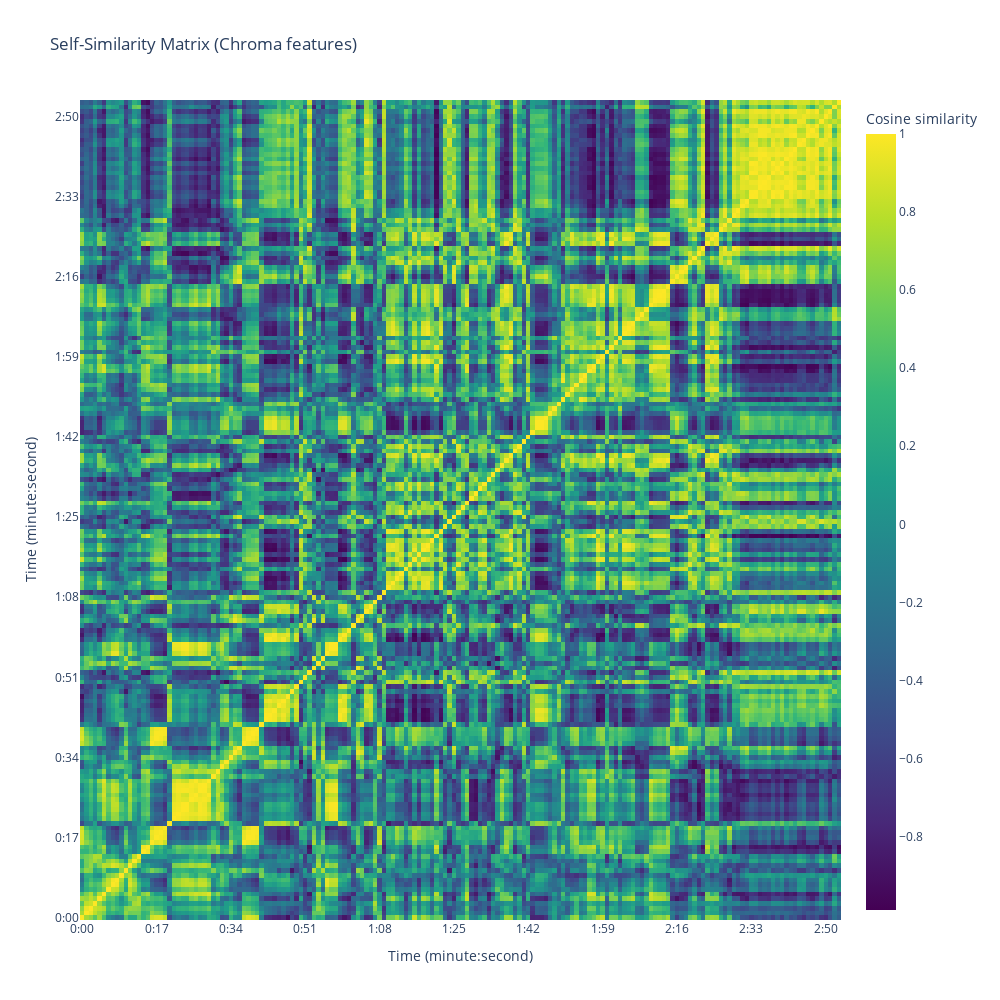

The cell this chart's notebook holds for it:
### Code cell
import librosa
import plotly.graph_objects as go
import numpy as np
from scipy.signal import convolve2d
from sklearn.metrics.pairwise import cosine_similarity
from sklearn.preprocessing import StandardScaler
from tqdm import tqdm

# Customizable variables for easy configuration
resample = False  # Set to True to downsample, False to preserve original sample rate
custom_sr = 44100  # Desired sample rate for downsampling
analysis_method = 'chroma'  # Choose 'chroma', 'mfcc', or 'chroma+mfcc' for analysis
file_path = r'C:\Users\egorp\Nextcloud\code\playground\de natura sonorum - première série - dynamique de la résonance.wav'  # Path to the audio file
mfcc_start = 0  # Start of MFCC coefficient range (inclusive)
mfcc_end = 19  # End of MFCC coefficient range (exclusive)
window = 1  # Window size in seconds for feature extraction
diagonal_smooth_width = 1  # Width for diagonal smoothing in the similarity matrix

def diagonal_smooth(mat, width):
    """
    Apply diagonal smoothing to a matrix.

    Args:
        mat (np.ndarray): The input matrix to smooth.
        width (int): The width of the smoothing kernel. Must be a positive integer.

    Returns:
        np.ndarray: The diagonally smoothed matrix.
    """
    if width <= 1:
        return mat
    kernel = np.eye(width) / width
    smoothed = convolve2d(mat, kernel, mode='same', boundary='symm')
    return smoothed

def load_and_resample_audio(file_path, resample, custom_sr):
    """
    Load and optionally resample an audio file.

    Args:
        file_path (str): Path to the audio file.
        resample (bool): Whether to resample the audio.
        custom_sr (int): The target sample rate for resampling.

    Returns:
        tuple: A tuple containing the audio time series (y) and its sample rate (sr).
    """
    if resample:
        print(f"Downsampling to {custom_sr} Hz...")
        y, sr = librosa.load(file_path, mono=True, sr=custom_sr)
    else:
        y, sr = librosa.load(file_path, mono=True, sr=None)
        print(f"Preserving original sample rate of {sr} Hz...")
    return y, sr

def extract_features(y, sr, hop_length, analysis_method):
    """
    Extract specified audio features (chroma, MFCC, or both) from an audio signal.

    Args:
        y (np.ndarray): The audio time series.
        sr (int): The sample rate of the audio time series.
        hop_length (int): The number of samples between successive frames.
        analysis_method (str): The method of analysis ('chroma', 'mfcc', 'chroma+mfcc').

    Returns:
        np.ndarray: The extracted feature matrix.
    """
    features = None
    title = ""

    # Extract chroma features if required
    if analysis_method in ['chroma', 'chroma+mfcc']:
        chroma_features = _extract_chroma_features(y, sr, hop_length)
        features = chroma_features
        title = 'Self-Similarity Matrix (Chroma features)'

    # Extract MFCC features if required
    if analysis_method in ['mfcc', 'chroma+mfcc']:
        mfcc_features = _extract_mfcc_features(y, sr, hop_length)
        if features is None:
            features = mfcc_features
            title = 'Self-Similarity Matrix (MFCC features)'
        else:
            features = np.concatenate((features, mfcc_features), axis=0)
            title = 'Self-Similarity Matrix (Chroma + MFCC features)'

    if features is None:
        raise ValueError(f"Invalid analysis method: {analysis_method}. Choose 'chroma', 'mfcc', or 'chroma+mfcc'.")

    return features, title


def _extract_chroma_features(y, sr, hop_length):
    """
    Extract chroma features from an audio signal.

    Args:
        y (np.ndarray): The audio time series.
        sr (int): The sample rate of the audio time series.
        hop_length (int): The number of samples between successive frames.

    Returns:
        np.ndarray: The extracted chroma feature matrix.
    """
    print("Computing chromagram...")
    chroma_features = []
    for i in tqdm(range(0, len(y), hop_length), desc="Chromagram"):
        frame = y[i:i+hop_length]
        c = librosa.feature.chroma_stft(y=frame, sr=sr)
        chroma_features.append(np.mean(c, axis=1))
    return np.array(chroma_features).T

def _extract_mfcc_features(y, sr, hop_length):
    """
    Extract MFCC features from an audio signal.

    Args:
        y (np.ndarray): The audio time series.
        sr (int): The sample rate of the audio time series.
        hop_length (int): The number of samples between successive frames.

    Returns:
        np.ndarray: The extracted MFCC feature matrix.
    """
    print("Computing MFCCs...")
    mfcc_features = []
    for i in tqdm(range(0, len(y), hop_length), desc="MFCC"):
        frame = y[i:i+hop_length]
        m = librosa.feature.mfcc(y=frame, sr=sr, n_mfcc=mfcc_end)
        m = m[mfcc_start:mfcc_end, :]
        mfcc_features.append(np.mean(m, axis=1))
    return np.array(mfcc_features).T

def plot_similarity_matrix(ssm, title, time_labels):
    """
    Plot a self-similarity matrix with time labels using Plotly, setting the plot size to 1000x1000 pixels,
    and displaying a limited number of tick labels on both axes to avoid clutter.

    Args:
        ssm (np.ndarray): The self-similarity matrix to plot.
        title (str): The title for the plot.
        time_labels (list): Time labels for the x and y axes.
    """
    # Calculate the step size to select 10 tick values evenly across the labels
    step_size = len(time_labels) // 10
    tickvals = [i for i in range(0, len(time_labels), step_size)]

    heatmap = go.Heatmap(
        x=time_labels,
        y=time_labels,
        z=ssm,
        colorscale='viridis',
        colorbar=dict(title='Cosine similarity'),
    )

    layout = go.Layout(
        title=title,
        xaxis=dict(
            title='Time (minute:second)',
            tickvals=tickvals,
            ticktext=[time_labels[i] for i in tickvals]
        ),
        yaxis=dict(
            title='Time (minute:second)',
            tickvals=tickvals,
            ticktext=[time_labels[i] for i in tickvals]
        ),
        autosize=False,
        width=1000,
        height=1000,
    )

    fig = go.Figure(data=[heatmap], layout=layout)
    fig.show()



# Main execution flow
y, sr = load_and_resample_audio(file_path, resample, custom_sr)
hop_length = int(sr * window)
features, title = extract_features(y, sr, hop_length, analysis_method)
scaler = StandardScaler()
features_norm = scaler.fit_transform(features.T)
ssm = cosine_similarity(features_norm)
ssm_smoothed = diagonal_smooth(ssm, diagonal_smooth_width)
duration_sec = librosa.get_duration(y=y, sr=sr)
time_data_sec = np.linspace(0, duration_sec, num=ssm_smoothed.shape[0])
time_data_min_sec = [f"{int(t // 60)}:{int(t % 60):02}" for t in time_data_sec]
plot_similarity_matrix(ssm_smoothed, title, time_data_min_sec)

### Figure 1 — Plotly figure (JSON) as saved in the notebook; plotly's stock layout.template omitted (floating-point values rounded to 4 significant figures; data arrays with more than 128 entries replaced by an {"elided": "..."} marker saying what was removed)
{"data": [{"colorbar": {"title": {"text": "Cosine similarity"}}, "colorscale": [[0, "#440154"], [0.1111, "#482878"], [0.2222, "#3e4989"], [0.3333, "#31688e"], [0.4444, "#26828e"], [0.5556, "#1f9e89"], [0.6667, "#35b779"], [0.7778, "#6ece58"], [0.8889, "#b5de2b"], [1, "#fde725"]], "type": "heatmap", "x": {"elided": "174 str values"}, "y": {"elided": "174 str values"}, "z": {"elided": "174x174 float values"}}], "layout": {"autosize": false, "height": 1000, "title": {"text": "Self-Similarity Matrix (Chroma features)"}, "width": 1000, "xaxis": {"autorange": true, "range": [-0.5, 173.5], "ticktext": ["0:00", "0:17", "0:34", "0:51", "1:08", "1:25", "1:42", "1:59", "2:16", "2:33", "2:50"], "tickvals": [0, 17, 34, 51, 68, 85, 102, 119, 136, 153, 170], "title": {"text": "Time (minute:second)"}, "type": "category"}, "yaxis": {"autorange": true, "range": [-0.5, 173.5], "ticktext": ["0:00", "0:17", "0:34", "0:51", "1:08", "1:25", "1:42", "1:59", "2:16", "2:33", "2:50"], "tickvals": [0, 17, 34, 51, 68, 85, 102, 119, 136, 153, 170], "title": {"text": "Time (minute:second)"}, "type": "category"}}}
